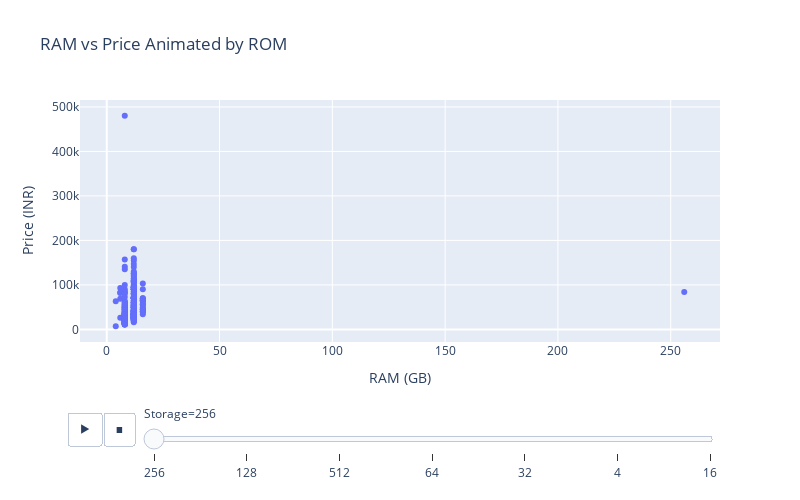

The notebook cell this image was saved under:
### Code cell
fig = px.scatter(
    df,
    x='RAM',
    y='price',
    animation_frame='ROM',
    title='RAM vs Price Animated by ROM',
    labels={'RAM': 'RAM (GB)', 'price': 'Price (INR)', 'ROM': 'Storage'}
)

fig.update_layout(width=800, height=500)
fig.show()

### Figure 1 — Plotly figure (JSON) as saved in the notebook; plotly's stock layout.template omitted (floating-point values rounded to 4 significant figures; data arrays with more than 128 entries replaced by an {"elided": "..."} marker saying what was removed)
{"data": [{"hovertemplate": "Storage=256<br>RAM (GB)=%{x}<br>Price (INR)=%{y}<extra></extra>", "legendgroup": "", "marker": {"color": "#636efa", "symbol": "circle"}, "mode": "markers", "name": "", "orientation": "v", "showlegend": false, "type": "scatter", "x": {"elided": "328 float values"}, "xaxis": "x", "y": {"elided": "328 int values"}, "yaxis": "y"}], "layout": {"height": 500, "legend": {"tracegroupgap": 0}, "sliders": [{"active": 0, "currentvalue": {"prefix": "Storage="}, "len": 0.9, "pad": {"b": 10, "t": 60}, "steps": [{"args": [["256"], {"frame": {"duration": 0, "redraw": false}, "fromcurrent": true, "mode": "immediate", "transition": {"duration": 0, "easing": "linear"}}], "label": "256", "method": "animate"}, {"args": [["128"], {"frame": {"duration": 0, "redraw": false}, "fromcurrent": true, "mode": "immediate", "transition": {"duration": 0, "easing": "linear"}}], "label": "128", "method": "animate"}, {"args": [["512"], {"frame": {"duration": 0, "redraw": false}, "fromcurrent": true, "mode": "immediate", "transition": {"duration": 0, "easing": "linear"}}], "label": "512", "method": "animate"}, {"args": [["64"], {"frame": {"duration": 0, "redraw": false}, "fromcurrent": true, "mode": "immediate", "transition": {"duration": 0, "easing": "linear"}}], "label": "64", "method": "animate"}, {"args": [["32"], {"frame": {"duration": 0, "redraw": false}, "fromcurrent": true, "mode": "immediate", "transition": {"duration": 0, "easing": "linear"}}], "label": "32", "method": "animate"}, {"args": [["4"], {"frame": {"duration": 0, "redraw": false}, "fromcurrent": true, "mode": "immediate", "transition": {"duration": 0, "easing": "linear"}}], "label": "4", "method": "animate"}, {"args": [["16"], {"frame": {"duration": 0, "redraw": false}, "fromcurrent": true, "mode": "immediate", "transition": {"duration": 0, "easing": "linear"}}], "label": "16", "method": "animate"}], "x": 0.1, "xanchor": "left", "y": 0, "yanchor": "top"}], "title": {"text": "RAM vs Price Animated by ROM"}, "updatemenus": [{"buttons": [{"args": [null, {"frame": {"duration": 500, "redraw": false}, "fromcurrent": true, "mode": "immediate", "transition": {"duration": 500, "easing": "linear"}}], "label": "&#9654;", "method": "animate"}, {"args": [[null], {"frame": {"duration": 0, "redraw": false}, "fromcurrent": true, "mode": "immediate", "transition": {"duration": 0, "easing": "linear"}}], "label": "&#9724;", "method": "animate"}], "direction": "left", "pad": {"r": 10, "t": 70}, "showactive": false, "type": "buttons", "x": 0.1, "xanchor": "right", "y": 0, "yanchor": "top"}], "width": 800, "xaxis": {"anchor": "y", "domain": [0, 1], "title": {"text": "RAM (GB)"}}, "yaxis": {"anchor": "x", "domain": [0, 1], "title": {"text": "Price (INR)"}}}}
